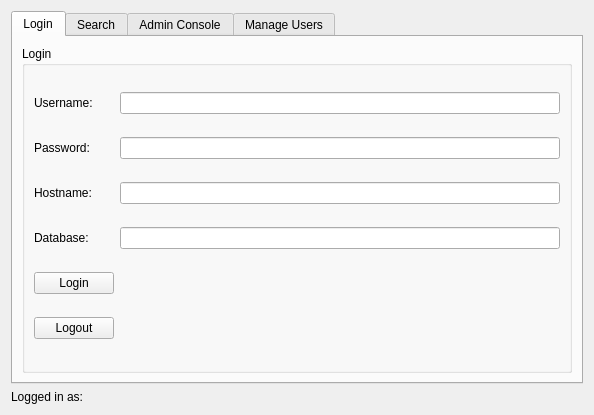
<?xml version="1.0" encoding="UTF-8"?>
<ui version="4.0">
 <class>Form</class>
 <widget class="QWidget" name="Form">
  <property name="geometry">
   <rect>
    <x>0</x>
    <y>0</y>
    <width>594</width>
    <height>415</height>
   </rect>
  </property>
  <property name="windowTitle">
   <string>Form</string>
  </property>
  <layout class="QVBoxLayout" name="verticalLayout">
   <item>
    <widget class="QTabWidget" name="tabWidget">
     <property name="currentIndex">
      <number>0</number>
     </property>
     <widget class="QWidget" name="tab">
      <attribute name="title">
       <string>Login</string>
      </attribute>
      <layout class="QGridLayout" name="gridLayout">
       <item row="0" column="0">
        <widget class="QGroupBox" name="groupBox">
         <property name="title">
          <string>Login</string>
         </property>
         <layout class="QGridLayout" name="gridLayout_2">
          <item row="0" column="0">
           <widget class="QLabel" name="label_usr">
            <property name="text">
             <string>Username:</string>
            </property>
           </widget>
          </item>
          <item row="0" column="2">
           <widget class="QLineEdit" name="lineEdit_usr"/>
          </item>
          <item row="1" column="2">
           <widget class="QLineEdit" name="lineEdit_pw"/>
          </item>
          <item row="1" column="0">
           <widget class="QLabel" name="label_pw">
            <property name="text">
             <string>Password:</string>
            </property>
           </widget>
          </item>
          <item row="5" column="0">
           <widget class="QPushButton" name="button_logout">
            <property name="text">
             <string>Logout</string>
            </property>
           </widget>
          </item>
          <item row="4" column="0">
           <widget class="QPushButton" name="button_login">
            <property name="text">
             <string>Login</string>
            </property>
           </widget>
          </item>
          <item row="2" column="0">
           <widget class="QLabel" name="label_host">
            <property name="text">
             <string>Hostname:</string>
            </property>
           </widget>
          </item>
          <item row="3" column="0">
           <widget class="QLabel" name="label_db">
            <property name="text">
             <string>Database:</string>
            </property>
           </widget>
          </item>
          <item row="2" column="2">
           <widget class="QLineEdit" name="lineEdit_host"/>
          </item>
          <item row="3" column="2">
           <widget class="QLineEdit" name="lineEdit_db"/>
          </item>
         </layout>
        </widget>
       </item>
      </layout>
     </widget>
     <widget class="QWidget" name="tab_2">
      <attribute name="title">
       <string>Search</string>
      </attribute>
      <layout class="QGridLayout" name="gridLayout_4">
       <item row="3" column="2">
        <widget class="QGroupBox" name="groupBox_2">
         <property name="title">
          <string>Search</string>
         </property>
         <layout class="QGridLayout" name="gridLayout_3">
          <item row="4" column="1">
           <widget class="QLabel" name="label_update">
            <property name="text">
             <string>label</string>
            </property>
           </widget>
          </item>
          <item row="0" column="1" colspan="4">
           <widget class="QLineEdit" name="lineEdit_search"/>
          </item>
          <item row="3" column="4">
           <widget class="QSpinBox" name="spinBox"/>
          </item>
          <item row="1" column="5">
           <widget class="QCheckBox" name="checkBox_desc">
            <property name="text">
             <string>Description</string>
            </property>
           </widget>
          </item>
          <item row="1" column="1">
           <widget class="QLabel" name="label_4">
            <property name="text">
             <string>Search in:</string>
            </property>
           </widget>
          </item>
          <item row="0" column="5">
           <widget class="QPushButton" name="button_search">
            <property name="text">
             <string>Search</string>
            </property>
           </widget>
          </item>
          <item row="3" column="5">
           <widget class="QPushButton" name="button_update">
            <property name="text">
             <string>Update</string>
            </property>
           </widget>
          </item>
          <item row="1" column="4">
           <widget class="QCheckBox" name="checkBox_part_no">
            <property name="text">
             <string>Part number</string>
            </property>
           </widget>
          </item>
          <item row="2" column="1" colspan="5">
           <widget class="QTableWidget" name="tableWidget">
            <property name="editTriggers">
             <set>QAbstractItemView::NoEditTriggers</set>
            </property>
            <property name="columnCount">
             <number>6</number>
            </property>
            <attribute name="horizontalHeaderCascadingSectionResizes">
             <bool>false</bool>
            </attribute>
            <attribute name="horizontalHeaderStretchLastSection">
             <bool>true</bool>
            </attribute>
            <column>
             <property name="text">
              <string>Sl no</string>
             </property>
            </column>
            <column>
             <property name="text">
              <string>Part Number</string>
             </property>
            </column>
            <column>
             <property name="text">
              <string>MFG P/N</string>
             </property>
            </column>
            <column>
             <property name="text">
              <string>Location</string>
             </property>
            </column>
            <column>
             <property name="text">
              <string>Quantity</string>
             </property>
            </column>
            <column>
             <property name="text">
              <string>Part Description</string>
             </property>
            </column>
           </widget>
          </item>
          <item row="3" column="3">
           <widget class="QLineEdit" name="lineEdit_part"/>
          </item>
          <item row="3" column="1">
           <widget class="QLabel" name="label">
            <property name="text">
             <string>Enter Sl no:</string>
            </property>
           </widget>
          </item>
         </layout>
        </widget>
       </item>
      </layout>
     </widget>
     <widget class="QWidget" name="tab_3">
      <attribute name="title">
       <string>Admin Console</string>
      </attribute>
      <layout class="QGridLayout" name="gridLayout_6">
       <item row="1" column="1">
        <widget class="QGroupBox" name="groupBox_4">
         <property name="title">
          <string>Other settings</string>
         </property>
         <layout class="QGridLayout" name="gridLayout_7">
          <item row="2" column="0">
           <widget class="QLabel" name="label_6">
            <property name="text">
             <string>Notify when quantity of an item is less than:</string>
            </property>
           </widget>
          </item>
          <item row="0" column="0">
           <widget class="QCheckBox" name="checkBox_access">
            <property name="toolTip">
             <string>Takes effect Immediately!</string>
            </property>
            <property name="text">
             <string>Disable access to database for other users</string>
            </property>
           </widget>
          </item>
          <item row="2" column="1" colspan="2">
           <widget class="QSpinBox" name="spinBox_notify">
            <property name="toolTip">
             <string>(Changes get saved automatically)</string>
            </property>
           </widget>
          </item>
          <item row="1" column="0">
           <spacer name="horizontalSpacer_2">
            <property name="orientation">
             <enum>Qt::Horizontal</enum>
            </property>
            <property name="sizeHint" stdset="0">
             <size>
              <width>40</width>
              <height>20</height>
             </size>
            </property>
           </spacer>
          </item>
         </layout>
        </widget>
       </item>
       <item row="0" column="1">
        <widget class="QGroupBox" name="groupBox_3">
         <property name="title">
          <string>Manage Data</string>
         </property>
         <layout class="QGridLayout" name="gridLayout_8">
          <item row="2" column="0">
           <widget class="QLabel" name="label_filesave">
            <property name="text">
             <string>TextLabel</string>
            </property>
           </widget>
          </item>
          <item row="0" column="0">
           <widget class="QPushButton" name="button_import">
            <property name="text">
             <string>Import</string>
            </property>
           </widget>
          </item>
          <item row="0" column="1">
           <widget class="QPushButton" name="button_export">
            <property name="text">
             <string>Export</string>
            </property>
           </widget>
          </item>
         </layout>
        </widget>
       </item>
      </layout>
     </widget>
     <widget class="QWidget" name="tab_4">
      <attribute name="title">
       <string>Manage Users</string>
      </attribute>
      <layout class="QVBoxLayout" name="verticalLayout_2">
       <item>
        <widget class="QGroupBox" name="groupBox_5">
         <property name="title">
          <string>Manage Users</string>
         </property>
         <layout class="QGridLayout" name="gridLayout_5">
          <item row="2" column="2">
           <widget class="QPushButton" name="button_revoke">
            <property name="text">
             <string>Revoke</string>
            </property>
           </widget>
          </item>
          <item row="0" column="2">
           <widget class="QPushButton" name="button_grant">
            <property name="text">
             <string>Grant</string>
            </property>
           </widget>
          </item>
          <item row="3" column="0">
           <widget class="QLabel" name="label_usrupd">
            <property name="text">
             <string>TextLabel</string>
            </property>
           </widget>
          </item>
          <item row="0" column="0" colspan="2">
           <widget class="QComboBox" name="comboBox_grt"/>
          </item>
          <item row="2" column="0" colspan="2">
           <widget class="QComboBox" name="comboBox_rev"/>
          </item>
         </layout>
        </widget>
       </item>
      </layout>
     </widget>
    </widget>
   </item>
   <item>
    <widget class="QLabel" name="label_current_usr">
     <property name="text">
      <string>Logged in as: </string>
     </property>
    </widget>
   </item>
  </layout>
 </widget>
 <tabstops>
  <tabstop>tabWidget</tabstop>
  <tabstop>lineEdit_usr</tabstop>
  <tabstop>lineEdit_pw</tabstop>
  <tabstop>lineEdit_host</tabstop>
  <tabstop>lineEdit_db</tabstop>
  <tabstop>button_login</tabstop>
  <tabstop>button_logout</tabstop>
  <tabstop>lineEdit_search</tabstop>
  <tabstop>button_search</tabstop>
  <tabstop>checkBox_part_no</tabstop>
  <tabstop>checkBox_desc</tabstop>
  <tabstop>tableWidget</tabstop>
  <tabstop>spinBox</tabstop>
  <tabstop>button_update</tabstop>
  <tabstop>checkBox_access</tabstop>
  <tabstop>spinBox_notify</tabstop>
 </tabstops>
 <resources/>
 <connections/>
</ui>
